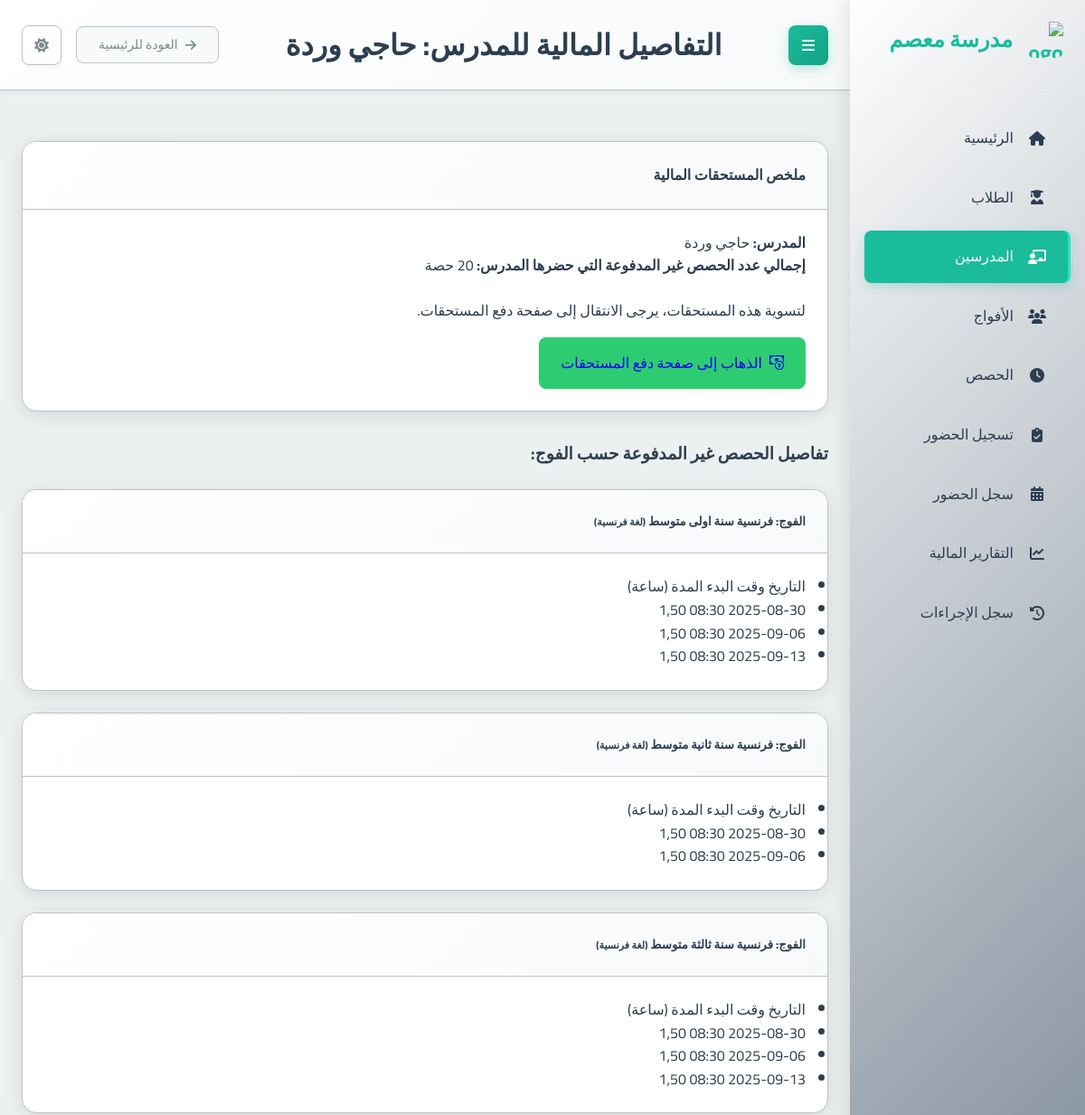
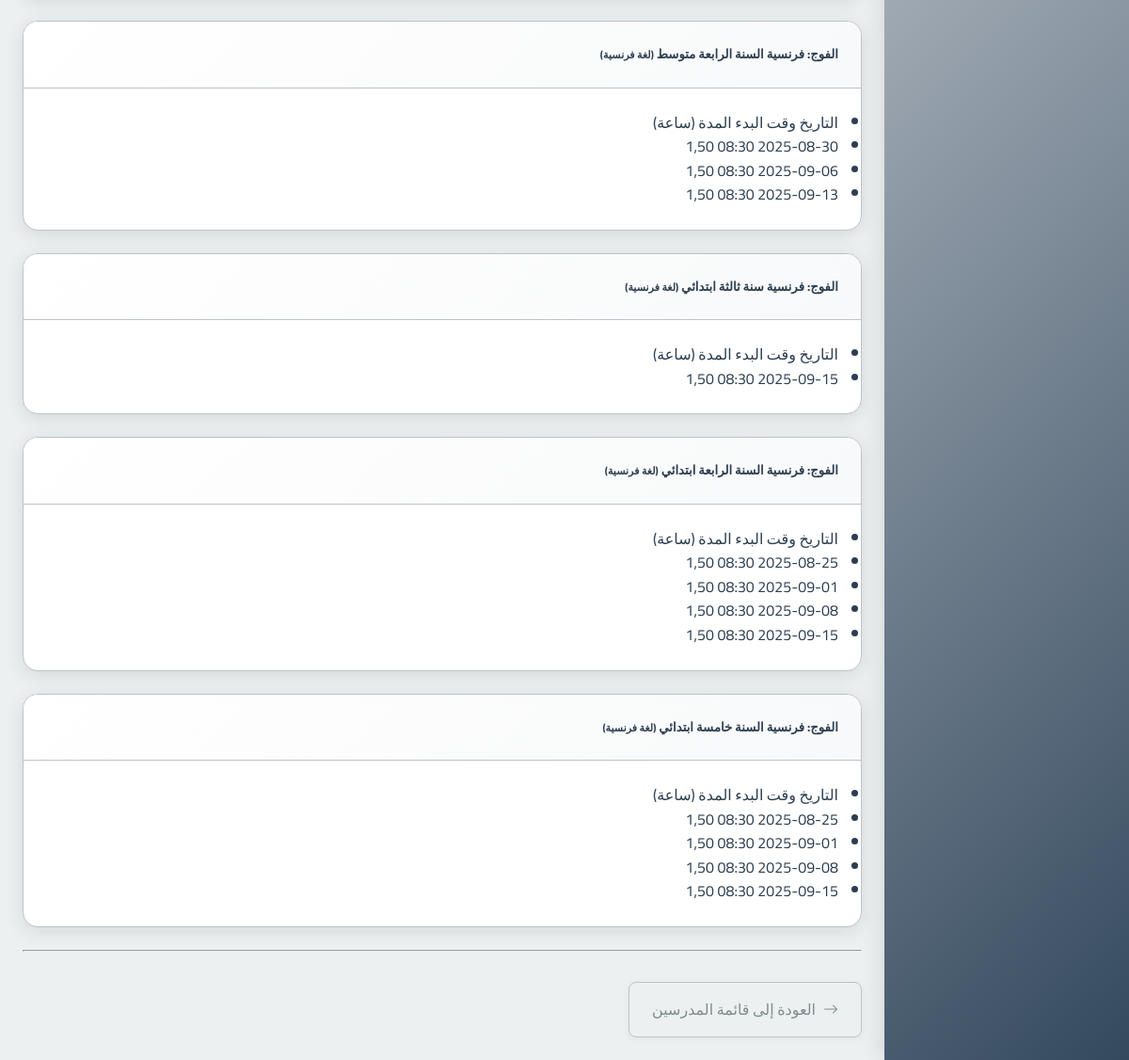
The page /teachers/2/financial_detail/ on the database its author committed (2 pictures, top to bottom).
### school_app/models.py (models this page shows, shortened)
class Teacher(models.Model):
    full_name = models.CharField(max_length=201, verbose_name="الاسم الكامل")
    phone_number = models.CharField(max_length=20, unique=True, verbose_name="رقم الهاتف")
    subject = models.ForeignKey(Subject, on_delete=models.PROTECT, verbose_name="المادة الأساسية")
    created_at = models.DateTimeField(auto_now_add=True, verbose_name="تاريخ الإنشاء")
    class Meta:
        verbose_name = "مدرس"
        verbose_name_plural = "المدرسون"

class Group(models.Model):
    name = models.CharField(max_length=100, verbose_name="اسم الفوج")
    subject = models.ForeignKey(Subject, on_delete=models.PROTECT, verbose_name="المادة")
    teacher = models.ForeignKey(Teacher, on_delete=models.CASCADE, verbose_name="المدرس")
    academic_levels = models.ManyToManyField(AcademicLevel, verbose_name="المستويات الدراسية المتوافقة")
    price_per_4_sessions = models.DecimalField(max_digits=10, decimal_places=2, verbose_name="السعر لكل 4 حصص")
    session_day = models.IntegerField(choices=[
        (0, 'الاثنين'),
        (1, 'الثلاثاء'),
        (2, 'الأربعاء'),
        (3, 'الخميس'),
        (4, 'الجمعة'),
        (5, 'السبت'),
        (6, 'الأحد')
    ], verbose_name="يوم الحصة")
    session_start_time = models.TimeField(verbose_name="وقت بداية الحصة")
    session_duration = models.DecimalField(max_digits=4, decimal_places=2, default=1.5, verbose_name="مدة الحصة (ساعات)")
    students = models.ManyToManyField(Student, through='StudentGroup', blank=True, verbose_name="الطلاب المسجلون")
    created_at = models.DateTimeField(auto_now_add=True, verbose_name="تاريخ الإنشاء")
    is_continuous = models.BooleanField(default=False, verbose_name="فوج مستمر (تُنشأ الحصص أسبوعياً تلقائياً)")
    created_sessions_until = models.DateField(null=True, blank=True, verbose_name="تم إنشاء الحصص حتى تاريخ")
    class Meta:
        verbose_name = "فوج"
        verbose_name_plural = "الأفواج"

class Subject(models.Model):
    name = models.CharField(max_length=100, verbose_name="اسم المادة")
    class Meta:
        verbose_name = "مادة دراسية"
        verbose_name_plural = "المواد الدراسية"

class Session(models.Model):
    group = models.ForeignKey(Group, on_delete=models.CASCADE, related_name='sessions', verbose_name="الفوج")
    date = models.DateField(verbose_name="التاريخ")
    start_time = models.TimeField(verbose_name="وقت البدء")
    duration = models.DecimalField(max_digits=4, decimal_places=2, verbose_name="المدة (ساعات)")
    teacher_attended = models.BooleanField(default=True, verbose_name="حضور المدرس")
    teacher_compensated = models.BooleanField(default=False, verbose_name="تم تعويض المدرس")
    teacher_payment_amount = models.DecimalField(max_digits=10, decimal_places=2, default=Decimal('0.00'), verbose_name="المبلغ المدفوع للمدرس")
    created_at = models.DateTimeField(auto_now_add=True, verbose_name="تاريخ الإنشاء")
    class Meta:
        verbose_name = "حصة"
        verbose_name_plural = "الحصص"

### school_app/views.py (the view)
# urls.py: path('teachers/<int:teacher_id>/financial_detail/', views.teacher_financial_detail, name='teacher_financial_detail'),
def teacher_financial_detail(request, teacher_id):
    teacher = get_object_or_404(Teacher, id=teacher_id)
    groups_with_uncompensated_sessions = []
    total_uncompensated_sessions_count = 0
    teacher_groups = Group.objects.filter(teacher=teacher).prefetch_related('sessions', 'subject')
    for group in teacher_groups:
        uncompensated_sessions = group.sessions.filter(teacher_attended=True, teacher_compensated=False).order_by('date', 'start_time')
        if uncompensated_sessions.exists():
            group_data = {
                'group_name': group.name,
                'subject_name': group.subject.name,
                'sessions': []
            }
            for session in uncompensated_sessions:
                group_data['sessions'].append({
                    'date': session.date,
                    'start_time': session.start_time.strftime("%H:%M"),
                    'duration': session.duration,
                })
                total_uncompensated_sessions_count += 1
            groups_with_uncompensated_sessions.append(group_data)
    context = {
        'teacher': teacher,
        'groups_with_uncompensated_sessions': groups_with_uncompensated_sessions,
        'total_uncompensated_sessions_count': total_uncompensated_sessions_count,
        'page_title': f"التفاصيل المالية للمدرس: {teacher.full_name}"
    }
    return render(request, 'school_app/teacher_financial_detail.html', context)

### templates/school_app/teacher_financial_detail.html (shortened to what this page needs)
{% extends "base.html" %}
{% block page_title %}التفاصيل المالية للمدرس: {{ teacher.full_name }}{% endblock %}
{% block content %}
<div class="container mt-4">
    <div class="card shadow-sm mb-4">
        <div class="card-header bg-primary text-white">
            <h4 class="mb-0">ملخص المستحقات المالية</h4>
        </div>
        <div class="card-body">
            <p class="lead">
                <strong>المدرس:</strong> {{ teacher.full_name }}
            </p>
            <p class="lead">
                <strong>إجمالي عدد الحصص غير المدفوعة التي حضرها المدرس:</strong>
                <span class="badge bg-warning text-dark fs-5">{{ total_uncompensated_sessions_count }}</span> حصة
            </p>
            {% if total_uncompensated_sessions_count > 0 %}
                <p class="mt-3">لتسوية هذه المستحقات، يرجى الانتقال إلى صفحة دفع المستحقات.</p>
                <a href="{% url 'teacher_monthly_payment' teacher_id=teacher.id %}" class="btn btn-success btn-lg mt-2">
                    <i class="bi bi-cash-coin"></i> الذهاب إلى صفحة دفع المستحقات
                </a>
            {% else %}
                <p class="mt-3 text-success"><i class="bi bi-check-circle-fill"></i> لا توجد حالياً أي حصص مستحقة للدفع لهذا المدرس.</p>
            {% endif %}
        </div>
    </div>
    {% if groups_with_uncompensated_sessions %}
        <h3 class="mb-3 mt-5">تفاصيل الحصص غير المدفوعة حسب الفوج:</h3>
        {% for group_info in groups_with_uncompensated_sessions %}
            <div class="card mb-3">
                <div class="card-header">
                    <h5>الفوج: {{ group_info.group_name }} <small class="text-muted">({{ group_info.subject_name }})</small></h5>
                </div>
                <div class="card-body">
                    {% if group_info.sessions %}
                        <ul class="list-group list-group-flush">
                            <li class="list-group-item d-flex justify-content-between align-items-center active bg-secondary text-white">
                                <span>التاريخ</span>
                                <span>وقت البدء</span>
                                <span>المدة (ساعة)</span>
                            </li>
                            {% for session in group_info.sessions %}
                                <li class="list-group-item d-flex justify-content-between align-items-center">
                                    <span>{{ session.date|date:"Y-m-d" }}</span>
                                    <span>{{ session.start_time }}</span>
                                    <span>{{ session.duration }}</span>
                                </li>
                            {% endfor %}
                        </ul>
                    {% else %}
                        <p>لا توجد حصص غير مدفوعة لهذا الفوج.</p>
                    {% endif %}
                </div>
            </div>
        {% endfor %}
    {% endif %}
    <hr class="my-4">
    <div class="mt-4">
        <a href="{% url 'teacher_list' %}" class="btn btn-outline-secondary">
            <i class="bi bi-arrow-right"></i> العودة إلى قائمة المدرسين
        </a>
    </div>
</div>
{% endblock %}

### static/css/main.css (style rules this page uses)
:root { --primary-color: #2c3e50; --primary-light: #34495e; --primary-darker: #1a252f; --accent-color: #1abc9c; --accent-light: #2fe2b3; --accent-dark: #16a085; --text-color: #2c3e50; --text-secondary: #7f8c8d; --text-on-primary: #ffffff; --text-on-accent: #ffffff; --text-nav: #2c3e50; --background-color: #ecf0f1; --card-background: #ffffff; --input-background: #ffffff; --border-color: #bdc3c7; --input-border-color: #bdc3c7; --success-color: #2ecc71; --warning-color: #f39c12; --error-color: #e74c3c; --info-color: #1E90FF; --table-header-background: #e9ecef; --table-row-hover-background: #f8f9fa; --box-shadow-color: rgba(0, 0, 0, 0.1); --box-shadow-color-hover: rgba(0, 0, 0, 0.15); --box-shadow-soft-color: rgba(0, 0, 0, 0.05); --subtle-background: #f8f9fa; --spacing-xs: 8px; --spacing-sm: 16px; --spacing-md: 24px; --spacing-lg: 32px; --spacing-xl: 48px; --font-family: 'Cairo', sans-serif; --font-size-xs: 12px; --font-size-sm: 14px; --font-size-md: 16px; --font-size-lg: 20px; --font-size-xl: 24px; --font-size-xxl: 32px; --border-radius-sm: 4px; --border-radius-md: 8px; --border-radius-lg: 16px; --transition-fast: 0.2s ease; --transition-normal: 0.3s ease; --transition-slow: 0.5s ease; --sidebar-width: 260px; }
* { margin: 0; padding: 0; box-sizing: border-box; direction: rtl; }
html { direction: rtl; font-size: 16px; }
body { font-family: var(--font-family); background-color: var(--background-color); color: var(--text-color); line-height: 1.6; transition: background-color var(--transition-normal), color var(--transition-normal); overflow-x: hidden; }
.btn-success { background: var(--success-color); }
.card { background-color: var(--card-background); border-radius: var(--border-radius-lg); box-shadow: 0 4px 20px var(--box-shadow-color); margin-bottom: var(--spacing-md); overflow: hidden; transition: all var(--transition-normal); border: 1px solid var(--border-color); }
.card-header { padding: var(--spacing-md); border-bottom: 1px solid var(--border-color); background: linear-gradient(135deg, var(--card-background) 0%, var(--subtle-background) 100%); }
.card-body { padding: var(--spacing-md); color: var(--text-color); }
.btn { font-family: var(--font-family); padding: var(--spacing-sm) var(--spacing-md); border: none; border-radius: var(--border-radius-md); cursor: pointer; font-size: var(--font-size-md); font-weight: 500; text-decoration: none; display: inline-flex; align-items: center; gap: var(--spacing-xs); transition: all var(--transition-fast); box-shadow: 0 2px 8px var(--box-shadow-soft-color); }
.btn-outline-secondary { background-color: transparent; border: 1px solid var(--border-color); color: var(--text-secondary); }
.mb-3 { margin-bottom: var(--spacing-md); }
.mb-4 { margin-bottom: var(--spacing-lg); }
.mt-2 { margin-top: var(--spacing-sm); }
.mt-3 { margin-top: var(--spacing-md); }
.mt-4 { margin-top: var(--spacing-lg); }

### rows shown on the page
Teacher: full_name "حاجي وردة"
Group: group_name "فرنسية سنة اولى متوسط"
Subject: subject_name "لغة فرنسية" "لغة فرنسية" "لغة فرنسية" "لغة فرنسية" "لغة فرنسية" "لغة فرنسية" "لغة فرنسية"
Session: date "2025-08-30", duration "1,50"
Session: date "2025-09-06", duration "1,50"
Session: date "2025-09-13", duration "1,50"
Group: group_name "فرنسية سنة ثانية متوسط"
Session: date "2025-08-30", duration "1,50"
Session: date "2025-09-06", duration "1,50"
Group: group_name "فرنسية سنة ثالثة متوسط"
Session: date "2025-08-30", duration "1,50"
Session: date "2025-09-06", duration "1,50"
Session: date "2025-09-13", duration "1,50"
Group: group_name "فرنسية السنة الرابعة متوسط"
Session: date "2025-08-30", duration "1,50"
Session: date "2025-09-06", duration "1,50"
Session: date "2025-09-13", duration "1,50"
Group: group_name "فرنسية سنة ثالثة ابتدائي"
Session: date "2025-09-15", duration "1,50"
Group: group_name "فرنسية السنة الرابعة ابتدائي"
Session: date "2025-08-25", duration "1,50"
Session: date "2025-09-01", duration "1,50"
Session: date "2025-09-08", duration "1,50"
Session: date "2025-09-15", duration "1,50"
Group: group_name "فرنسية السنة خامسة ابتدائي"
Session: date "2025-08-25", duration "1,50"
Session: date "2025-09-01", duration "1,50"
Session: date "2025-09-08", duration "1,50"
Session: date "2025-09-15", duration "1,50"

### other values the page prints
{{ total_uncompensated_sessions_count }} "20"
{{ session.start_time }} "08:30" "08:30" "08:30" "08:30" "08:30" "08:30" "08:30" "08:30" "08:30" "08:30" "08:30" "08:30" "08:30" "08:30" "08:30" "08:30" "08:30" "08:30" "08:30" "08:30"
